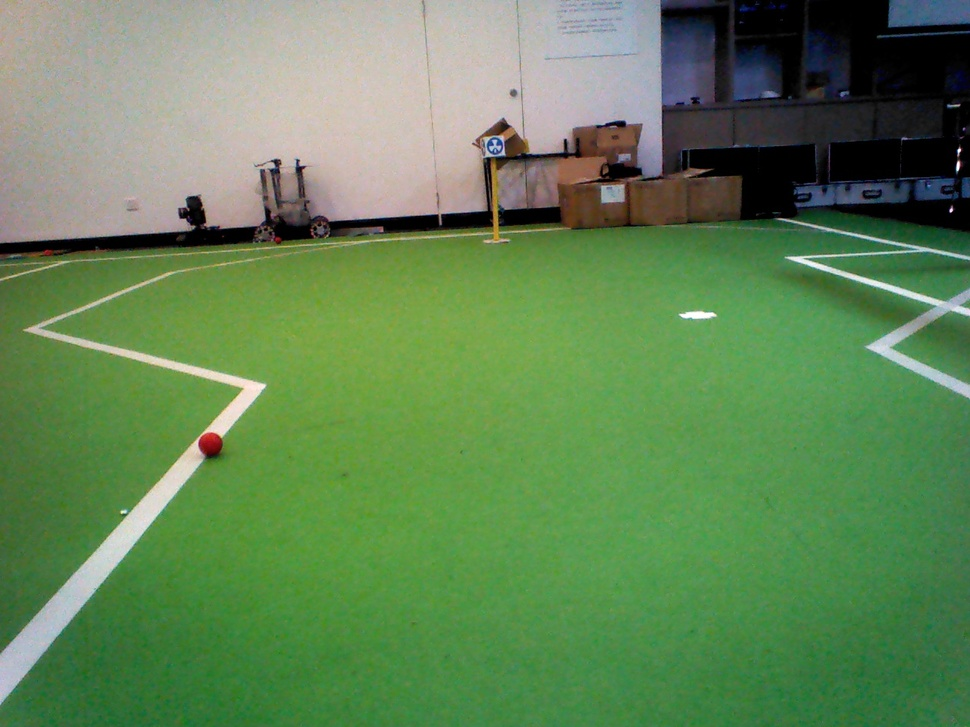
//> input picture testpic/test1.jpg, 970 x 727 px, shrunk from 1280 x 960 before the run
$ ./test   (built with g++ and OpenCV 4)
//> lines starting //> are read from the running program, lines starting //| are printed output that depends on the picture; after the words box and inside, x2 and y2 are one past the last pixel; in counts of white or black regions, pixels touching at a corner belong together
//> further down, origin is the input picture: 727 rows x 970 cols, CV_8UC3; mean B, G, R 86.1, 133.7, 98.3
### Detect.hpp
//
//  Detect.hpp
//  RedBallDetect
//
//  Created by Fanming Luo on 2017/11/19.
//  Copyright © 2017年 Fanming Luo. All rights reserved.
//

#ifndef Detect_hpp
#define Detect_hpp
#include <vector>
#include <iostream>
#include "opencv2/core/core.hpp"
#include "opencv2/imgproc/imgproc.hpp"
#include "opencv2/highgui/highgui.hpp"
#include "opencv2/opencv.hpp"
std::vector<double> DetectRedBall(cv::Mat &originalImage);
#endif /* Detect_hpp */

### Detect.cpp
//
//  Detect.cpp
//  RedBallDetect
//
//  Created by Fanming Luo on 2017/11/19.
//  Copyright © 2017年 Fanming Luo. All rights reserved.
//
#include "Detect.hpp"
void on_mouse(int EVENT, int x, int y, int flags, void* userdata);
std::vector<double> DetectRedBall(cv::Mat &originalImage){
    std::vector<double> BallPosition;
    BallPosition.push_back(0);BallPosition.push_back(0);BallPosition.push_back(0);
    cv::Mat hsvImage,GreenMask,RedMask,RedMaskFiltered,GreenMaskFiltered,OutMask,OutMaskFiltered;
    cv::Mat element;
    std::vector<cv::Mat> hsvChannels;
    cv::cvtColor(originalImage, hsvImage, CV_BGR2HSV);
//> hsvImage: 727 rows x 970 cols, CV_8UC3; mean H, S, V 54.8, 106.9, 137.3
    cv::split(hsvImage, hsvChannels);
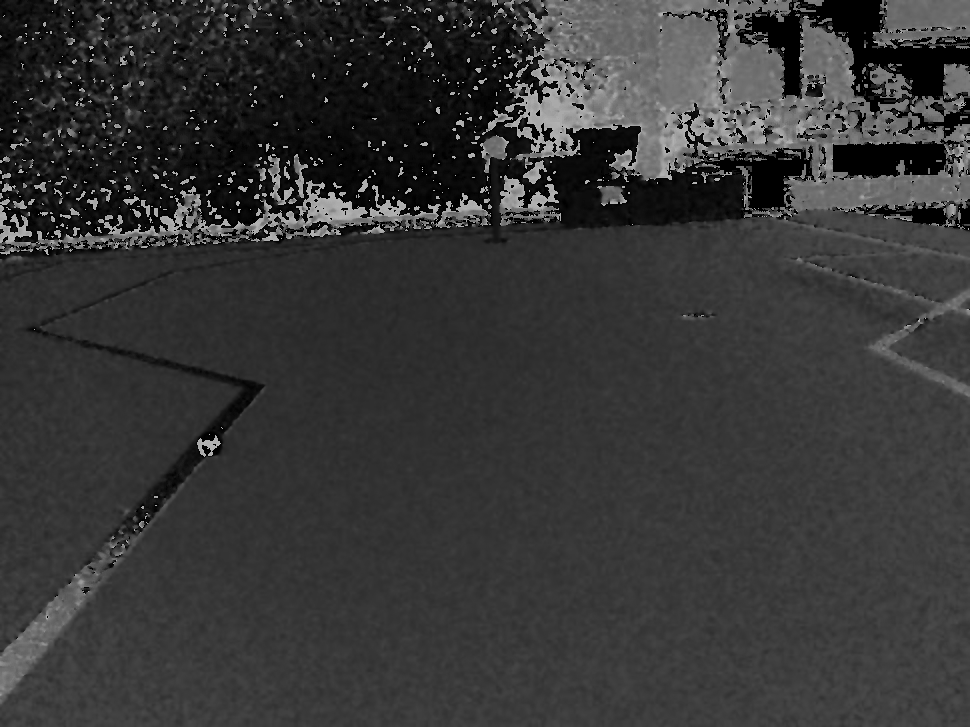
//> hsvChannels[0]: 727 rows x 970 cols, CV_8UC1; min 0, max 179, mean 54.8
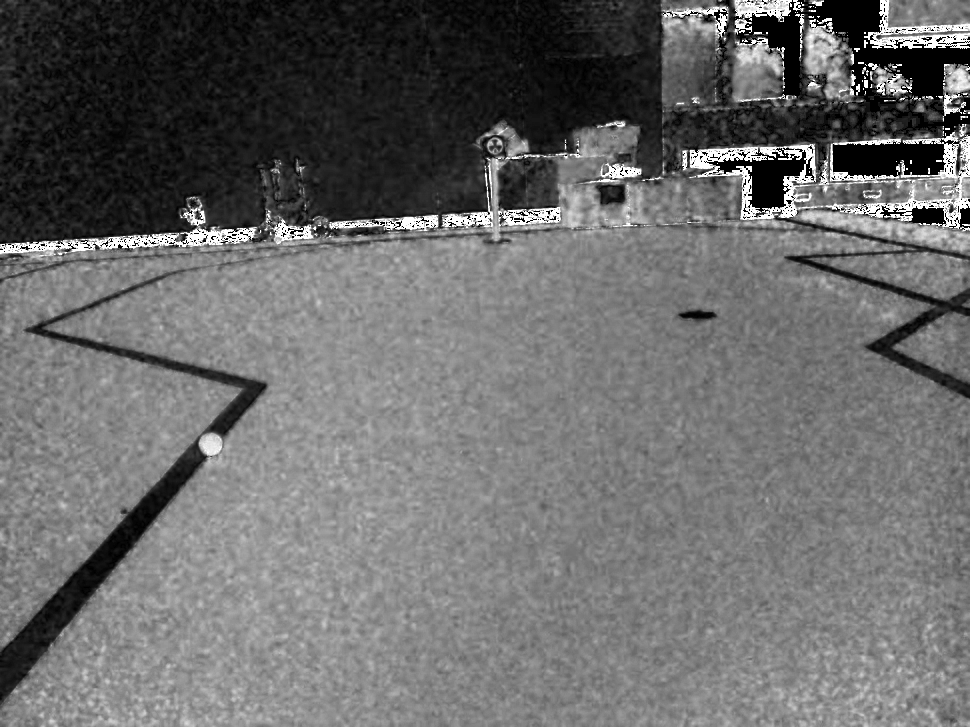
//> hsvChannels[1]: 727 rows x 970 cols, CV_8UC1; min 0, max 255, mean 106.9
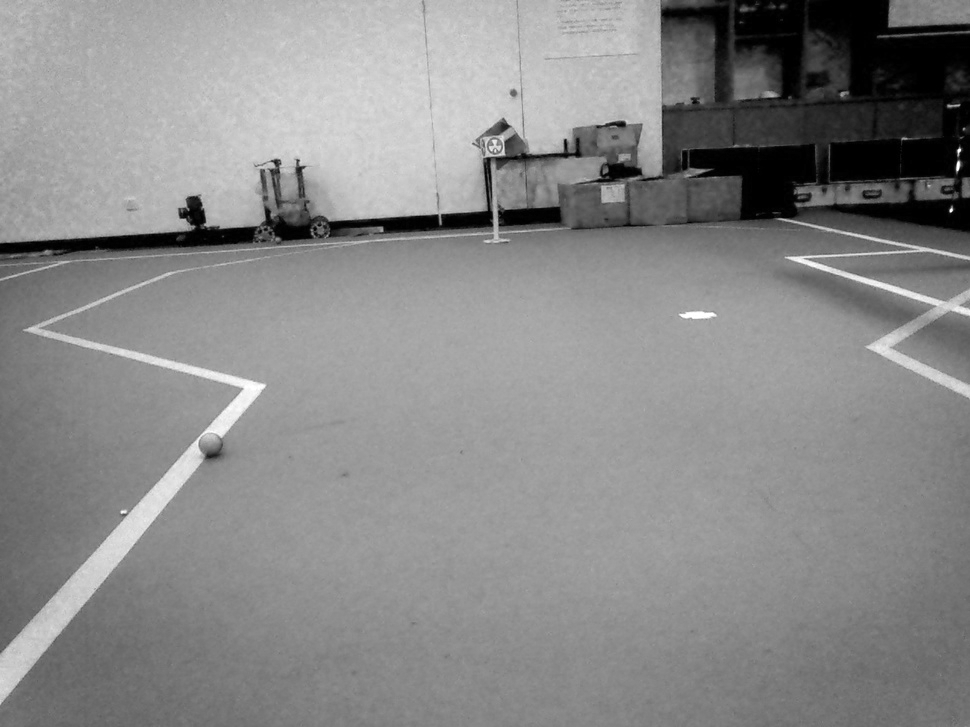
//> hsvChannels[2]: 727 rows x 970 cols, CV_8UC1; min 0, max 255, mean 137.3
    RedMask=((hsvChannels[0]>=0)&(hsvChannels[0]<20)|(hsvChannels[0]>175))&(hsvChannels[1]>155);
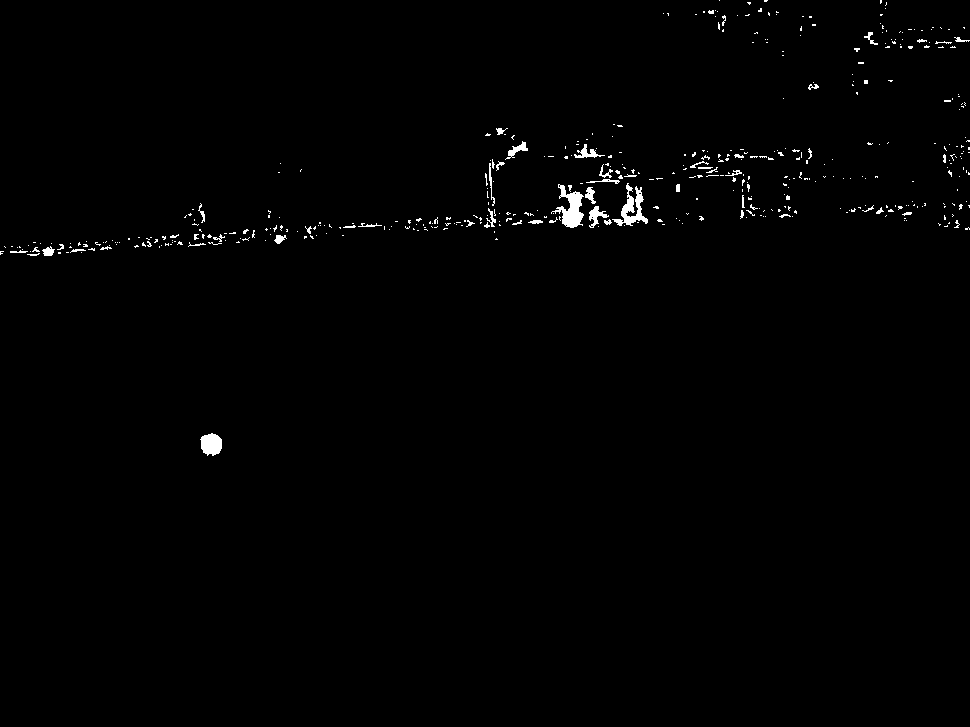
//> RedMask: 727 rows x 970 cols, CV_8UC1; 0.82% white; 458 white regions (402 under 20 px), largest, box (x1, y1, x2, y2) and area: (551, 184, 584, 228) 652, (612, 183, 648, 226) 561, (200, 433, 222, 456) 385
    GreenMask=(hsvChannels[0]>37)&(hsvChannels[0]<70)&(hsvChannels[1]>100);
//> GreenMask: 727 rows x 970 cols, CV_8UC1; 63.7% white; 506 black regions (456 under 20 px), largest, box (x1, y1, x2, y2) and area: (0, 0, 970, 404) 236286, (0, 266, 268, 710) 14611, (0, 256, 142, 284) 659
    element=cv::getStructuringElement(cv::MORPH_ELLIPSE,cv::Size(2*3+1,2*3+1));
    cv::morphologyEx(GreenMask,GreenMask,cv::MORPH_OPEN,element);
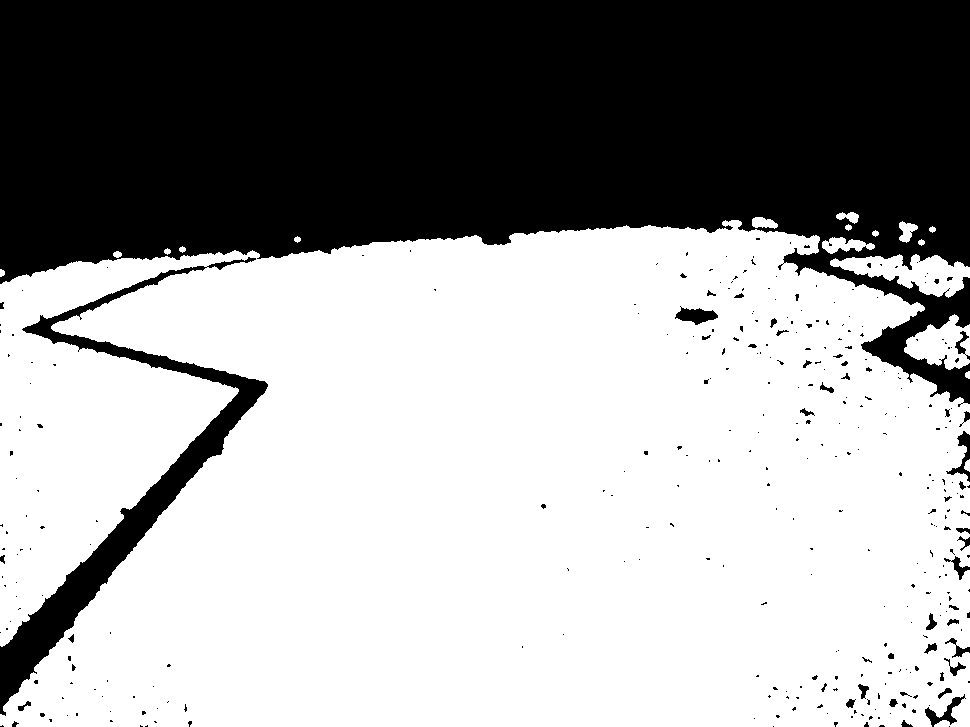
//> GreenMask: 727 rows x 970 cols, CV_8UC1; 62.5% white; 339 black regions (292 under 20 px)

    std::vector<std::vector<cv::Point> > contours;
    std::vector<cv::Vec4i> hierarchy;
    cv::Mat MaskToFindContour;
    GreenMask.copyTo(MaskToFindContour);
    findContours( MaskToFindContour, contours , hierarchy , CV_RETR_CCOMP , CV_CHAIN_APPROX_SIMPLE );
//> contours = 375 contours, 292 with area under 20; largest, box (x1, y1, x2, y2) and area: (0, 220, 970, 727) 434723, (830, 254, 970, 298) 3014, (904, 314, 970, 370) 2170, (674, 306, 719, 326) 502, (822, 237, 875, 254) 448
    double maxArea = 0;
    double SecondMaxArea = 0;
    int maxAreaIndex=0;
    int SecondMaxAreaIndex=0;
    for( size_t i = 0; i < contours.size();i++ )
    {
        double area = contourArea( contours[i] );
        if( area > maxArea )
        {
            SecondMaxArea=maxArea;
            SecondMaxAreaIndex=maxAreaIndex;
            maxArea = area;
            maxAreaIndex=(int)i;
        }
    }
//> this loop made 375 passes
//> (area, SecondMaxArea, maxArea) on passes 3, 14, 40: (2169.5, 40.5, 2169.5), (3013.5, 2169.5, 3013.5), (434723, 3013.5, 434723)
//> (area, maxArea) on pass 1: (40.5, 40.5)
//> after the loop, SecondMaxArea = 3013.5; SecondMaxAreaIndex = 13; maxArea = 434723; maxAreaIndex = 39
#ifdef TEST
    std::cout<<"max: "<<maxArea<<" second: "<<SecondMaxArea<<std::endl;
    std::cout<<"number of contours "<<contours.size()<<std::endl;
#endif
    GreenMaskFiltered=cv::Mat(GreenMask.rows,GreenMask.cols,CV_8UC1,cv::Scalar(0));
    cv::drawContours(GreenMaskFiltered, contours, maxAreaIndex, cv::Scalar(255,255,255), -1);
//> GreenMaskFiltered: 727 rows x 970 cols, CV_8UC1; 62% white; 33 black regions (19 under 20 px), largest, box (x1, y1, x2, y2) and area: (0, 0, 970, 404) 251603, (0, 266, 268, 716) 14890, (946, 431, 970, 482) 417
    if (SecondMaxArea>maxArea/14.0f){
        cv::drawContours(GreenMaskFiltered, contours, SecondMaxAreaIndex, cv::Scalar(255,255,255), -1);
    }
    element=cv::getStructuringElement(cv::MORPH_ELLIPSE,cv::Size(2*30+1,2*30+1));
    cv::morphologyEx(GreenMaskFiltered,GreenMaskFiltered,cv::MORPH_CLOSE,element);
//> GreenMaskFiltered: 727 rows x 970 cols, CV_8UC1; 64.7% white; 1 black region, box (x1, y1, x2, y2) and area: (0, 0, 970, 399) 249141
    OutMask=RedMask&GreenMaskFiltered;
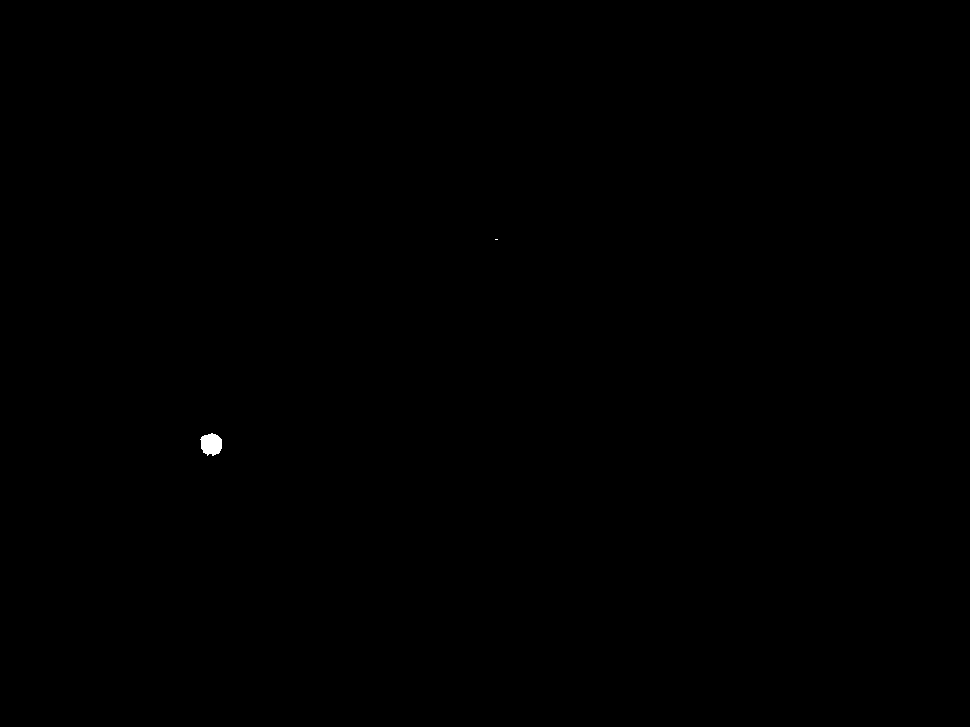
//> OutMask: 727 rows x 970 cols, CV_8UC1; 0.06% white; 2 white regions (1 under 20 px), largest, box (x1, y1, x2, y2) and area: (200, 433, 222, 456) 385
    element=cv::getStructuringElement(cv::MORPH_ELLIPSE,cv::Size(2*2+1,2*2+1));
    cv::morphologyEx(OutMask,OutMaskFiltered,cv::MORPH_OPEN,element);
//> OutMaskFiltered: 727 rows x 970 cols, CV_8UC1; 0.05% white; 1 white region
    OutMaskFiltered.copyTo(MaskToFindContour);
    findContours( MaskToFindContour, contours , hierarchy , CV_RETR_CCOMP , CV_CHAIN_APPROX_SIMPLE );
//> contours = 1 contour; box (x1, y1, x2, y2) and area: (201, 433, 222, 455) 347
    maxArea=0;
    maxAreaIndex=0;
    std::vector<cv::Point> maxcontours;
    for( size_t i = 0; i < contours.size();i++ )
    {
        double area = contourArea( contours[i] );
        if( area > maxArea )
        {
            maxArea = area;
            maxAreaIndex=(int)i;
            maxcontours=contours[i];
        }
    }
//> this loop made 1 pass
//> (area, maxArea) on pass 1: (347, 347)
//> after the loop, maxArea = 347; maxAreaIndex = 0; maxcontours = contour of 34 points, box (x1, y1, x2, y2) (201, 433, 222, 455), area 347
    if (contours.size()!=0){
        OutMaskFiltered=cv::Mat(OutMaskFiltered.rows,OutMaskFiltered.cols,CV_8UC1,cv::Scalar(0));
        cv::drawContours(OutMaskFiltered, contours, maxAreaIndex, cv::Scalar(255,255,255), -1);
        //element=cv::getStructuringElement(cv::MORPH_ELLIPSE,cv::Size(2*4+1,2*4+1));       //for a better circle
        //cv::morphologyEx(OutMaskFiltered,OutMaskFiltered,cv::MORPH_CLOSE,element);
        cv::Rect maxRect = boundingRect( maxcontours );
//> maxRect = Rect(201, 433, 21, 22)
        BallPosition[0]=(maxRect.x+maxRect.width/2.0);
//> BallPosition = [211.5, 0, 0]
        BallPosition[1]=(maxRect.y+maxRect.height/2.0);
//> BallPosition = [211.5, 444, 0]
        BallPosition[2]=(maxRect.width+maxRect.height)/4.0;
//> BallPosition = [211.5, 444, 10.75]
    }
#ifdef TEST
    cv::namedWindow("originalImage");
    cv::imshow("originalImage", originalImage);
    cv::namedWindow("RedMask");
    cv::imshow("RedMask", RedMask);
    cv::namedWindow("GreenMask");
    cv::imshow("GreenMask", GreenMask);
    cv::namedWindow("GreenMaskFiltered");
    cv::imshow("GreenMaskFiltered", GreenMaskFiltered);
    cv::namedWindow("hsvImage");
    cv::imshow("hsvImage", hsvImage);
    cv::namedWindow("OutMaskFiltered");
    cv::imshow("OutMaskFiltered", OutMaskFiltered);
    cv::namedWindow("OutMask");
    cv::imshow("OutMask", OutMask);
    cv::setMouseCallback("originalImage", on_mouse, &hsvImage);
    while (1){
        char Key=cv::waitKey(30);
        if(Key==' ')break;
    }
    cv::destroyAllWindows();
#endif
    return BallPosition;
}

// [17 lines left out: function on_mouse, not called in this run]

### test.cpp
//
//  test.cpp
//  RedBallDetect
//
//  Created by Fanming Luo on 2017/11/19.
//  Copyright © 2017年 Fanming Luo. All rights reserved.
//
//用这几张图基本能找到
#include <iostream>
#include "Detect.hpp"

int main(int argc, const char * argv[]) {
    cv::Mat origin;
    if (argc==1)
    {
        origin=cv::imread("./testpic/test1.jpg",1);
    }
    else
    {
        origin=cv::imread(argv[1],1);
    }
    std::vector<double> BallPosition;
    BallPosition=DetectRedBall(origin);
//> BallPosition = [211.5, 444, 10.75]
    if (!(BallPosition[0]&&BallPosition[1]&&BallPosition[2])){
        std::cout<<"find no ball!\n";
        cv::namedWindow("originalImage");
        cv::imshow("originalImage", origin);
        cv::waitKey();
        cv::destroyAllWindows();
        return 0;
    }
    std::cout<<" x= "<<BallPosition[0]<<" y= "<<BallPosition[1]<<" r= "<<BallPosition[2]<<std::endl;
//|  x= 211.5 y= 444 r= 10.75
    cv::circle(origin, cv::Point(BallPosition[0],BallPosition[1]), BallPosition[2], cv::Scalar(255,255,255),-1);
    cv::namedWindow("originalImage");
    cv::imshow("originalImage", origin);
    cv::waitKey();
    cv::destroyAllWindows();
    return 0;
}
